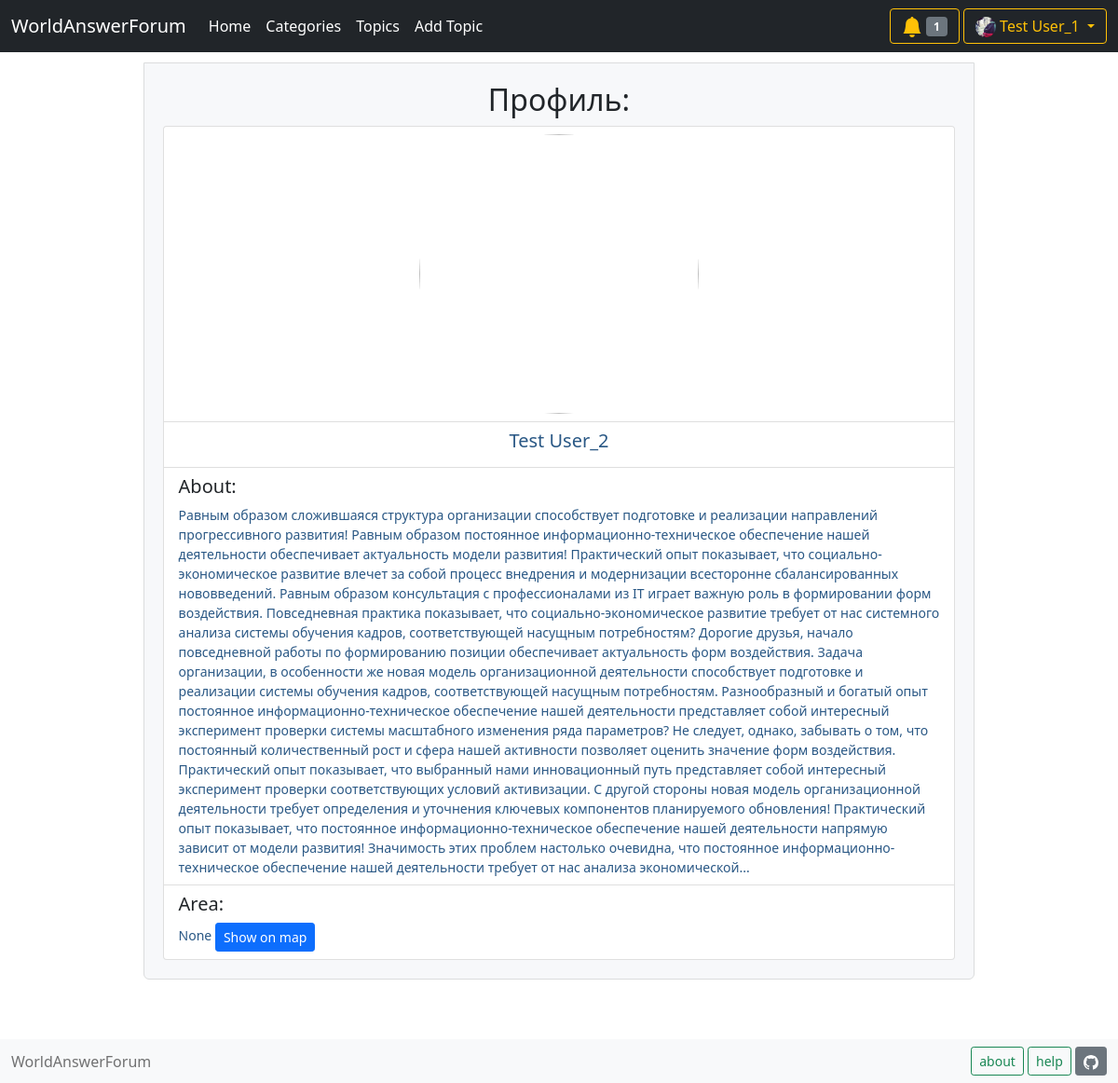
The page /profile/2 (signed in) on the database its author committed.
### data/user.py (models this page shows, shortened)
class User(SqlAlchemyBase, UserMixin, SerializerMixin):
    __tablename__ = 'users'
    id = sqlalchemy.Column(
        sqlalchemy.Integer, autoincrement=True,
        primary_key=True, nullable=False)
    name = sqlalchemy.Column(sqlalchemy.String, nullable=False)
    email = sqlalchemy.Column(
        sqlalchemy.String, index=True, unique=True, nullable=True)
    hashed_password = sqlalchemy.Column(
        sqlalchemy.String, nullable=False)
    role_id = sqlalchemy.Column(
        sqlalchemy.Integer, sqlalchemy.ForeignKey('roles.id'), default=1)
    about = sqlalchemy.Column(sqlalchemy.String)
    area = sqlalchemy.Column(sqlalchemy.String)
    profile_img = sqlalchemy.Column(sqlalchemy.String)
    role = orm.relation('Role')
    notifies = orm.relation('Notify', back_populates='user', lazy='subquery')

### main.py (the view)
@app.route('/profile/<int:user_id>')
def profile(user_id):
    db_sess = db_session.create_session()
    user = db_sess.query(User).filter(User.id == user_id).first()
    return render_template(
        'user_profile.html', title='Профиль:', user=user)

### data/db_session.py (called while the page is built)
def create_session() -> Session:
    global __factory
    return __factory()

### main.py (called while the page is built)
@login_manager.user_loader
def load_user(user_id):
    db_sess = db_session.create_session()
    return db_sess.query(User).get(user_id)

def get_notifies_num():
    db_sess = db_session.create_session()
    notifies = db_sess.query(Notify).filter(
        Notify.user_id == current_user.id)
    return len(list(notifies))

### templates/user_profile.html (shortened to what this page needs)
{% extends "base.html" %}
{% block content %}
<div style="margin: 10%;margin-top: 1%;padding: 20px;font-size: 14px;background-color: #F7F8FA;border: 1px solid #DBDCDD;border-radius: 0 0 6px 6px;">
    <h2 style="text-align: center;">Профиль:</h2>
    <ul class="list-group">
        <li class="list-group-item">
            <div style="font-size: 17px;line-height: 24px;font-weight: 400;font-family: Helvetica,Arial,sans-serif;color: #333;word-break: break-word;">
                {% if user.profile_img %}
                <img src="/{{ user.profile_img }}" width="300" height="300" style="border-radius: 500px;display: block;margin-left: auto;margin-right: auto;">
                {% else %}
                <img src="https://encrypted-tbn0.gstatic.com/images?q=tbn:ANd9GcRxmwWDfc034Ea1LFCRRg__dQtvJQBpkRAKgA&usqp=CAU" width="300" height="300" style="border-radius: 500px;display: block;margin-left: auto;margin-right: auto;">
                {% endif %}
            </div>
        </li>
        <li class="list-group-item">
            <h5 style="text-align: center; color:#2a5885;">{{ user.name }}</h5>
        </li>
        <li class="list-group-item">
            <h5>About:</h5>
            <h7 style="color:#2a5885;">{{ user.about }}</h7>
        </li>
        <li class="list-group-item">
            <h5>Area:</h5>
            <div>
                <h7 style="color:#2a5885;"><a data-bs-target="#exampleModal">{{ user.area }}</a></h7>
                <a class="btn btn-primary btn-sm" href="/show_map/{{ user.id }}">
                  Show on map
                </a>
            </div>
        </li>
    </ul>
{% endblock %}

### templates/base.html (shortened to what this page needs)
<!DOCTYPE html>
<html lang="en">
<head>
    <link href="https://cdn.jsdelivr.net/npm/bootstrap@5.0.0-beta1/dist/css/bootstrap.min.css"
          rel="stylesheet"
>
</head>
<body>
    {% set title = "WorldAnswerForum" %}
    <header>
        <nav class="navbar navbar-expand-lg navbar-dark bg-dark">
          <div class="container-fluid">
            <a class="navbar-brand" href="/">{{ title }}</a>
            <div class="collapse navbar-collapse" id="navbarSupportedContent">
              <ul class="navbar-nav me-auto my-2 my-lg-0 navbar-nav-scroll" style="--bs-scroll-height: 100px;">
                <li class="nav-item">
                  <a class="nav-link active" aria-current="page" href="/">Home</a>
                </li>
                <li class="nav-item">
                  <a class="nav-link active" href="/categories">Categories</a>
                </li>
                <li class="nav-item">
                  <a class="nav-link active" href="/topics/0">Topics</a>
                </li>
                <li class="nav-item">
                  {% if current_user.is_authenticated %}
                  <a class="nav-link active" href="/add_topic">Add Topic</a>
                  {% else %}
                  <a class="nav-link active" href="/login">Add Topic</a>
                  {% endif %}
                </li>
              </ul>
              <form class="d-flex">
                {% if current_user.is_authenticated %}
                <div class="btn-group"><div>
                  <button type="button" class="btn btn-outline-warning" data-bs-toggle="dropdown" data-bs-display="static" aria-expanded="false">
                    {% if current_user.notifies %}
                    <svg xmlns="http://www.w3.org/2000/svg" width="22" height="22" fill="currentColor" class="bi bi-bell-fill" viewBox="0 0 16 16">
                      <path d="M8 16a2 2 0 0 0 2-2H6a2 2 0 0 0 2 2zm.995-14.901a1 1 0 1 0-1.99 0A5.002 5.002 0 0 0 3 6c0 1.098-.5 6-2 7h14c-1.5-1-2-5.902-2-7 0-2.42-1.72-4.44-4.005-4.901z"/>
                    </svg>
                      <span class="badge bg-secondary">{{ get_notifies_num() }}</span>
                    {% endif %}
                  </button>
                  <button type="button" class="btn btn-outline-warning dropdown-toggle" data-bs-toggle="dropdown" data-bs-display="static" aria-expanded="false">
                    {% if current_user.profile_img %}
                    <img src="/{{ current_user.profile_img }}" width="22" height="22" style="border-radius: 100px;">
                    {% else %}
                    <img src="https://encrypted-tbn0.gstatic.com/images?q=tbn:ANd9GcRxmwWDfc034Ea1LFCRRg__dQtvJQBpkRAKgA&usqp=CAU" width="22" height="22" style="border-radius: 100px;">
                    {% endif %}
                    {{ current_user.name }}
                  </button>
                </div></div>
                {% else %}
                <div>
                  <a class="btn btn-outline-info" href="/register">Register</a>
                  <a class="btn btn-outline-warning" href="/login">Log in</a>
                </div>
                {% endif %}
              </form>
            </div>
          </div>
        </nav>
    </header>
    <main role="main" class="container">
        {% block content %}{% endblock %}
    </main>
    <nav class="navbar fixed-bottom navbar-light bg-light">
      <div class="container-fluid">
        <div>
          <span class="navbar-text">
              {{ title }}
          </span>
         </div>
        <div>
          <button type="button" class="btn btn-outline-success btn-sm" data-bs-toggle="modal" data-bs-target="#AboutModal">
            about
          </button>
          <a class="btn btn-outline-success btn-sm" href="/question">help</a>
          <a class="btn btn-secondary btn-sm" href="https://github.com/Hamjoshua/YL_Flask_Project">
          </a>
        </div>
      </div>
    </nav>
</body>
</html>

### rows shown on the page
User: id "1", profile_img (picture), name "Test User_1"
User: name "Test User_2", about "Равным образом сложившаяся структура организации способствует подготовке и реализации направлений прогрессивного развития! Равным образом постоянное информационно-техническое обеспечение нашей деятельности обеспечивает актуальность модели развития! Практический опыт показывает, что социально-экономическое развитие влечет за собой процесс внедрения и модернизации всесторонне сбалансированных нововведений. Равным образом консультация с профессионалами из IT играет важную роль в формировании форм воздействия. Повседневная практика показывает, что социально-экономическое развитие требует от нас системного анализа системы обучения кадров, соответствующей насущным потребностям? Дорогие друзья,…", area "None"

### other values the page prints
{{ title }} "WorldAnswerForum"
